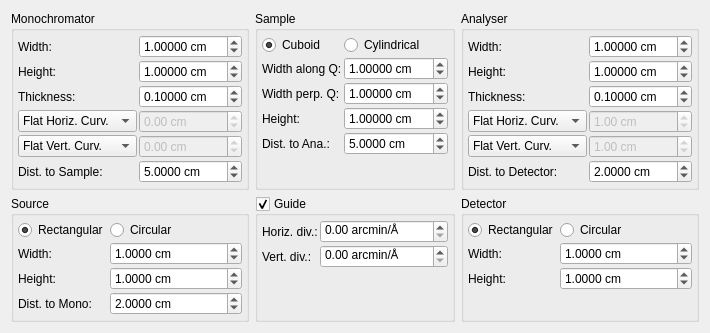
     <widget class="QWidget" name="tabPop">
      <attribute name="title">
       <string>TAS Geometry</string>
      </attribute>
      <layout class="QGridLayout" name="gridLayout_3">
       <item row="0" column="3">
        <widget class="QGroupBox" name="groupBox_17">
         <property name="title">
          <string>Analyser</string>
         </property>
         <layout class="QGridLayout" name="gridLayout_11">
          <property name="margin">
           <number>4</number>
          </property>
          <property name="spacing">
           <number>2</number>
          </property>
          <item row="0" column="0">
           <widget class="QLabel" name="label_51">
            <property name="sizePolicy">
             <sizepolicy hsizetype="Fixed" vsizetype="Preferred">
              <horstretch>0</horstretch>
              <verstretch>0</verstretch>
             </sizepolicy>
            </property>
            <property name="text">
             <string>Width:</string>
            </property>
           </widget>
          </item>
          <item row="0" column="1">
           <widget class="QDoubleSpinBox" name="spinAnaW">
            <property name="suffix">
             <string> cm</string>
            </property>
            <property name="decimals">
             <number>5</number>
            </property>
            <property name="maximum">
             <double>999.000000000000000</double>
            </property>
            <property name="singleStep">
             <double>0.010000000000000</double>
            </property>
            <property name="value">
             <double>1.000000000000000</double>
            </property>
           </widget>
          </item>
          <item row="1" column="0">
           <widget class="QLabel" name="label_52">
            <property name="sizePolicy">
             <sizepolicy hsizetype="Fixed" vsizetype="Preferred">
              <horstretch>0</horstretch>
              <verstretch>0</verstretch>
             </sizepolicy>
            </property>
            <property name="text">
             <string>Height:</string>
            </property>
           </widget>
          </item>
          <item row="1" column="1">
           <widget class="QDoubleSpinBox" name="spinAnaH">
            <property name="suffix">
             <string> cm</string>
            </property>
            <property name="decimals">
             <number>5</number>
            </property>
            <property name="maximum">
             <double>999.000000000000000</double>
            </property>
            <property name="singleStep">
             <double>0.010000000000000</double>
            </property>
            <property name="value">
             <double>1.000000000000000</double>
            </property>
           </widget>
          </item>
          <item row="2" column="0">
           <widget class="QLabel" name="label_53">
            <property name="sizePolicy">
             <sizepolicy hsizetype="Fixed" vsizetype="Preferred">
              <horstretch>0</horstretch>
              <verstretch>0</verstretch>
             </sizepolicy>
            </property>
            <property name="text">
             <string>Thickness:</string>
            </property>
           </widget>
          </item>
          <item row="2" column="1">
           <widget class="QDoubleSpinBox" name="spinAnaThick">
            <property name="suffix">
             <string> cm</string>
            </property>
            <property name="decimals">
             <number>5</number>
            </property>
            <property name="maximum">
             <double>999.000000000000000</double>
            </property>
            <property name="singleStep">
             <double>0.010000000000000</double>
            </property>
            <property name="value">
             <double>0.100000000000000</double>
            </property>
           </widget>
          </item>
          <item row="3" column="0">
           <widget class="QComboBox" name="comboAnaHori">
            <property name="sizePolicy">
             <sizepolicy hsizetype="Minimum" vsizetype="Fixed">
              <horstretch>0</horstretch>
              <verstretch>0</verstretch>
             </sizepolicy>
            </property>
            <item>
             <property name="text">
              <string>Flat Horiz. Curv.</string>
             </property>
            </item>
            <item>
             <property name="text">
              <string>Opt. Horiz. Curv.</string>
             </property>
            </item>
            <item>
             <property name="text">
              <string>Horiz. Curv.:</string>
             </property>
            </item>
           </widget>
          </item>
          <item row="3" column="1">
           <widget class="QDoubleSpinBox" name="spinAnaCurvH">
            <property name="enabled">
             <bool>false</bool>
            </property>
            <property name="suffix">
             <string> cm</string>
            </property>
            <property name="minimum">
             <double>-99999.000000000000000</double>
            </property>
            <property name="maximum">
             <double>99999.000000000000000</double>
            </property>
            <property name="singleStep">
             <double>0.010000000000000</double>
            </property>
            <property name="value">
             <double>1.000000000000000</double>
            </property>
           </widget>
          </item>
          <item row="4" column="0">
           <widget class="QComboBox" name="comboAnaVert">
            <property name="sizePolicy">
             <sizepolicy hsizetype="Minimum" vsizetype="Fixed">
              <horstretch>0</horstretch>
              <verstretch>0</verstretch>
             </sizepolicy>
            </property>
            <item>
             <property name="text">
              <string>Flat Vert. Curv.</string>
             </property>
            </item>
            <item>
             <property name="text">
              <string>Opt. Vert. Curv.</string>
             </property>
            </item>
            <item>
             <property name="text">
              <string>Vert. Curv.:</string>
             </property>
            </item>
           </widget>
          </item>
          <item row="4" column="1">
           <widget class="QDoubleSpinBox" name="spinAnaCurvV">
            <property name="enabled">
             <bool>false</bool>
            </property>
            <property name="suffix">
             <string> cm</string>
            </property>
            <property name="minimum">
             <double>-99999.000000000000000</double>
            </property>
            <property name="maximum">
             <double>99999.000000000000000</double>
            </property>
            <property name="singleStep">
             <double>0.010000000000000</double>
            </property>
            <property name="value">
             <double>1.000000000000000</double>
            </property>
           </widget>
          </item>
          <item row="5" column="0">
           <widget class="QLabel" name="label_57">
            <property name="sizePolicy">
             <sizepolicy hsizetype="Fixed" vsizetype="Preferred">
              <horstretch>0</horstretch>
              <verstretch>0</verstretch>
             </sizepolicy>
            </property>
            <property name="text">
             <string>Dist. to Detector:</string>
            </property>
           </widget>
          </item>
          <item row="5" column="1">
           <widget class="QDoubleSpinBox" name="spinDistAnaDet">
            <property name="suffix">
             <string> cm</string>
            </property>
            <property name="decimals">
             <number>4</number>
            </property>
            <property name="maximum">
             <double>9999.000000000000000</double>
            </property>
            <property name="singleStep">
             <double>0.010000000000000</double>
            </property>
            <property name="value">
             <double>2.000000000000000</double>
            </property>
           </widget>
          </item>
         </layout>
        </widget>
       </item>
       <item row="1" column="1">
        <widget class="QGroupBox" name="groupGuide">
         <property name="enabled">
          <bool>true</bool>
         </property>
         <property name="title">
          <string>Guide</string>
         </property>
         <property name="checkable">
          <bool>true</bool>
         </property>
         <property name="checked">
          <bool>true</bool>
         </property>
         <layout class="QFormLayout" name="formLayout_19">
          <property name="fieldGrowthPolicy">
           <enum>QFormLayout::AllNonFixedFieldsGrow</enum>
          </property>
          <property name="horizontalSpacing">
           <number>2</number>
          </property>
          <property name="verticalSpacing">
           <number>2</number>
          </property>
          <property name="margin">
           <number>4</number>
          </property>
          <item row="0" column="0">
           <widget class="QLabel" name="label_41">
            <property name="enabled">
             <bool>true</bool>
            </property>
            <property name="text">
             <string>Horiz. div.:</string>
            </property>
           </widget>
          </item>
          <item row="0" column="1">
           <widget class="QDoubleSpinBox" name="spinGuideDivH">
            <property name="enabled">
             <bool>true</bool>
            </property>
            <property name="suffix">
             <string> arcmin/Å</string>
            </property>
            <property name="maximum">
             <double>99999.000000000000000</double>
            </property>
           </widget>
          </item>
          <item row="1" column="0">
           <widget class="QLabel" name="label_42">
            <property name="enabled">
             <bool>true</bool>
            </property>
            <property name="text">
             <string>Vert. div.:</string>
            </property>
           </widget>
          </item>
          <item row="1" column="1">
           <widget class="QDoubleSpinBox" name="spinGuideDivV">
            <property name="enabled">
             <bool>true</bool>
            </property>
            <property name="suffix">
             <string> arcmin/Å</string>
            </property>
            <property name="maximum">
             <double>99999.000000000000000</double>
            </property>
           </widget>
          </item>
         </layout>
        </widget>
       </item>
       <item row="1" column="3">
        <widget class="QGroupBox" name="groupBox_15">
         <property name="title">
          <string>Detector</string>
         </property>
         <layout class="QFormLayout" name="formLayout_21">
          <property name="fieldGrowthPolicy">
           <enum>QFormLayout::AllNonFixedFieldsGrow</enum>
          </property>
          <property name="horizontalSpacing">
           <number>2</number>
          </property>
          <property name="verticalSpacing">
           <number>2</number>
          </property>
          <property name="margin">
           <number>4</number>
          </property>
          <item row="0" column="0">
           <widget class="QRadioButton" name="radioDetRect">
            <property name="text">
             <string>Rectangular</string>
            </property>
            <property name="checked">
             <bool>true</bool>
            </property>
           </widget>
          </item>
          <item row="1" column="0">
           <widget class="QLabel" name="label_46">
            <property name="text">
             <string>Width:</string>
            </property>
           </widget>
          </item>
          <item row="1" column="1">
           <widget class="QDoubleSpinBox" name="spinDetW">
            <property name="suffix">
             <string> cm</string>
            </property>
            <property name="decimals">
             <number>4</number>
            </property>
            <property name="maximum">
             <double>999.000000000000000</double>
            </property>
            <property name="singleStep">
             <double>0.010000000000000</double>
            </property>
            <property name="value">
             <double>1.000000000000000</double>
            </property>
           </widget>
          </item>
          <item row="2" column="0">
           <widget class="QLabel" name="label_47">
            <property name="text">
             <string>Height:</string>
            </property>
           </widget>
          </item>
          <item row="2" column="1">
           <widget class="QDoubleSpinBox" name="spinDetH">
            <property name="suffix">
             <string> cm</string>
            </property>
            <property name="decimals">
             <number>4</number>
            </property>
            <property name="maximum">
             <double>999.000000000000000</double>
            </property>
            <property name="singleStep">
             <double>0.010000000000000</double>
            </property>
            <property name="value">
             <double>1.000000000000000</double>
            </property>
           </widget>
          </item>
          <item row="0" column="1">
           <widget class="QRadioButton" name="radioDetCirc">
            <property name="text">
             <string>Circular</string>
            </property>
           </widget>
          </item>
         </layout>
        </widget>
       </item>
       <item row="0" column="0">
        <widget class="QGroupBox" name="groupBox_16">
         <property name="title">
          <string>Monochromator</string>
         </property>
         <layout class="QGridLayout" name="gridLayout_10">
          <property name="margin">
           <number>4</number>
          </property>
          <property name="spacing">
           <number>2</number>
          </property>
          <item row="0" column="0">
           <widget class="QLabel" name="label_48">
            <property name="sizePolicy">
             <sizepolicy hsizetype="Fixed" vsizetype="Preferred">
              <horstretch>0</horstretch>
              <verstretch>0</verstretch>
             </sizepolicy>
            </property>
            <property name="text">
             <string>Width:</string>
            </property>
           </widget>
          </item>
          <item row="0" column="1">
           <widget class="QDoubleSpinBox" name="spinMonoW">
            <property name="suffix">
             <string> cm</string>
            </property>
            <property name="decimals">
             <number>5</number>
            </property>
            <property name="maximum">
             <double>999.000000000000000</double>
            </property>
            <property name="singleStep">
             <double>0.010000000000000</double>
            </property>
            <property name="value">
             <double>1.000000000000000</double>
            </property>
           </widget>
          </item>
          <item row="1" column="0">
           <widget class="QLabel" name="label_49">
            <property name="sizePolicy">
             <sizepolicy hsizetype="Fixed" vsizetype="Preferred">
              <horstretch>0</horstretch>
              <verstretch>0</verstretch>
             </sizepolicy>
            </property>
            <property name="text">
             <string>Height:</string>
            </property>
           </widget>
          </item>
          <item row="1" column="1">
           <widget class="QDoubleSpinBox" name="spinMonoH">
            <property name="suffix">
             <string> cm</string>
            </property>
            <property name="decimals">
             <number>5</number>
            </property>
            <property name="maximum">
             <double>999.000000000000000</double>
            </property>
            <property name="singleStep">
             <double>0.010000000000000</double>
            </property>
            <property name="value">
             <double>1.000000000000000</double>
            </property>
           </widget>
          </item>
          <item row="2" column="0">
           <widget class="QLabel" name="label_50">
            <property name="sizePolicy">
             <sizepolicy hsizetype="Fixed" vsizetype="Preferred">
              <horstretch>0</horstretch>
              <verstretch>0</verstretch>
             </sizepolicy>
            </property>
            <property name="text">
             <string>Thickness:</string>
            </property>
           </widget>
          </item>
          <item row="2" column="1">
           <widget class="QDoubleSpinBox" name="spinMonoThick">
            <property name="suffix">
             <string> cm</string>
            </property>
            <property name="decimals">
             <number>5</number>
            </property>
            <property name="maximum">
             <double>999.000000000000000</double>
            </property>
            <property name="singleStep">
             <double>0.010000000000000</double>
            </property>
            <property name="value">
             <double>0.100000000000000</double>
            </property>
           </widget>
          </item>
          <item row="3" column="0">
           <widget class="QComboBox" name="comboMonoHori">
            <property name="sizePolicy">
             <sizepolicy hsizetype="Minimum" vsizetype="Fixed">
              <horstretch>0</horstretch>
              <verstretch>0</verstretch>
             </sizepolicy>
            </property>
            <item>
             <property name="text">
              <string>Flat Horiz. Curv.</string>
             </property>
            </item>
            <item>
             <property name="text">
              <string>Opt. Horiz. Curv.</string>
             </property>
            </item>
            <item>
             <property name="text">
              <string>Horiz. Curv.:</string>
             </property>
            </item>
           </widget>
          </item>
          <item row="3" column="1">
           <widget class="QDoubleSpinBox" name="spinMonoCurvH">
            <property name="enabled">
             <bool>false</bool>
            </property>
            <property name="suffix">
             <string> cm</string>
            </property>
            <property name="minimum">
             <double>-99999.000000000000000</double>
            </property>
            <property name="maximum">
             <double>99999.000000000000000</double>
            </property>
            <property name="singleStep">
             <double>0.010000000000000</double>
            </property>
           </widget>
          </item>
          <item row="4" column="0">
           <widget class="QComboBox" name="comboMonoVert">
            <property name="sizePolicy">
             <sizepolicy hsizetype="Minimum" vsizetype="Fixed">
              <horstretch>0</horstretch>
              <verstretch>0</verstretch>
             </sizepolicy>
            </property>
            <item>
             <property name="text">
              <string>Flat Vert. Curv.</string>
             </property>
            </item>
            <item>
             <property name="text">
              <string>Opt. Vert. Curv.</string>
             </property>
            </item>
            <item>
             <property name="text">
              <string>Vert. Curv.:</string>
             </property>
            </item>
           </widget>
          </item>
          <item row="4" column="1">
           <widget class="QDoubleSpinBox" name="spinMonoCurvV">
            <property name="enabled">
             <bool>false</bool>
            </property>
            <property name="suffix">
             <string> cm</string>
            </property>
            <property name="minimum">
             <double>-99999.000000000000000</double>
            </property>
            <property name="maximum">
             <double>99999.000000000000000</double>
            </property>
            <property name="singleStep">
             <double>0.010000000000000</double>
            </property>
           </widget>
          </item>
          <item row="5" column="0">
           <widget class="QLabel" name="label_55">
            <property name="sizePolicy">
             <sizepolicy hsizetype="Fixed" vsizetype="Preferred">
              <horstretch>0</horstretch>
              <verstretch>0</verstretch>
             </sizepolicy>
            </property>
            <property name="text">
             <string>Dist. to Sample:</string>
            </property>
           </widget>
          </item>
          <item row="5" column="1">
           <widget class="QDoubleSpinBox" name="spinDistMonoSample">
            <property name="suffix">
             <string> cm</string>
            </property>
            <property name="decimals">
             <number>4</number>
            </property>
            <property name="maximum">
             <double>9999.000000000000000</double>
            </property>
            <property name="singleStep">
             <double>0.010000000000000</double>
            </property>
            <property name="value">
             <double>5.000000000000000</double>
            </property>
           </widget>
          </item>
         </layout>
        </widget>
       </item>
       <item row="1" column="0">
        <widget class="QGroupBox" name="groupBox_12">
         <property name="title">
          <string>Source</string>
         </property>
         <layout class="QFormLayout" name="formLayout_18">
          <property name="fieldGrowthPolicy">
           <enum>QFormLayout::AllNonFixedFieldsGrow</enum>
          </property>
          <property name="horizontalSpacing">
           <number>2</number>
          </property>
          <property name="verticalSpacing">
           <number>2</number>
          </property>
          <property name="margin">
           <number>4</number>
          </property>
          <item row="0" column="0">
           <widget class="QRadioButton" name="radioSrcRect">
            <property name="text">
             <string>Rectangular</string>
            </property>
            <property name="checked">
             <bool>true</bool>
            </property>
           </widget>
          </item>
          <item row="1" column="0">
           <widget class="QLabel" name="label_39">
            <property name="text">
             <string>Width:</string>
            </property>
           </widget>
          </item>
          <item row="1" column="1">
           <widget class="QDoubleSpinBox" name="spinSrcW">
            <property name="suffix">
             <string> cm</string>
            </property>
            <property name="decimals">
             <number>4</number>
            </property>
            <property name="maximum">
             <double>999.000000000000000</double>
            </property>
            <property name="singleStep">
             <double>0.010000000000000</double>
            </property>
            <property name="value">
             <double>1.000000000000000</double>
            </property>
           </widget>
          </item>
          <item row="2" column="0">
           <widget class="QLabel" name="label_40">
            <property name="text">
             <string>Height:</string>
            </property>
           </widget>
          </item>
          <item row="2" column="1">
           <widget class="QDoubleSpinBox" name="spinSrcH">
            <property name="suffix">
             <string> cm</string>
            </property>
            <property name="decimals">
             <number>4</number>
            </property>
            <property name="maximum">
             <double>999.000000000000000</double>
            </property>
            <property name="singleStep">
             <double>0.010000000000000</double>
            </property>
            <property name="value">
             <double>1.000000000000000</double>
            </property>
           </widget>
          </item>
          <item row="3" column="0">
           <widget class="QLabel" name="label_54">
            <property name="text">
             <string>Dist. to Mono:</string>
            </property>
           </widget>
          </item>
          <item row="3" column="1">
           <widget class="QDoubleSpinBox" name="spinDistSrcMono">
            <property name="suffix">
             <string> cm</string>
            </property>
            <property name="decimals">
             <number>4</number>
            </property>
            <property name="maximum">
             <double>9999.000000000000000</double>
            </property>
            <property name="singleStep">
             <double>0.010000000000000</double>
            </property>
            <property name="value">
             <double>2.000000000000000</double>
            </property>
           </widget>
          </item>
          <item row="0" column="1">
           <widget class="QRadioButton" name="radioSrcCirc">
            <property name="text">
             <string>Circular</string>
            </property>
           </widget>
          </item>
         </layout>
        </widget>
       </item>
       <item row="0" column="1">
        <widget class="QGroupBox" name="groupBox_14">
         <property name="title">
          <string>Sample</string>
         </property>
         <layout class="QFormLayout" name="formLayout_20">
          <property name="horizontalSpacing">
           <number>2</number>
          </property>
          <property name="verticalSpacing">
           <number>2</number>
          </property>
          <property name="margin">
           <number>4</number>
          </property>
          <item row="0" column="0">
           <widget class="QRadioButton" name="radioSampleCub">
            <property name="text">
             <string>Cuboid</string>
            </property>
            <property name="checked">
             <bool>true</bool>
            </property>
           </widget>
          </item>
          <item row="0" column="1">
           <widget class="QRadioButton" name="radioSampleCyl">
            <property name="text">
             <string>Cylindrical</string>
            </property>
           </widget>
          </item>
          <item row="1" column="0">
           <widget class="QLabel" name="label_43">
            <property name="text">
             <string>Width along Q:</string>
            </property>
           </widget>
          </item>
          <item row="1" column="1">
           <widget class="QDoubleSpinBox" name="spinSampleW_Q">
            <property name="suffix">
             <string> cm</string>
            </property>
            <property name="decimals">
             <number>5</number>
            </property>
            <property name="maximum">
             <double>999.000000000000000</double>
            </property>
            <property name="singleStep">
             <double>0.010000000000000</double>
            </property>
            <property name="value">
             <double>1.000000000000000</double>
            </property>
           </widget>
          </item>
          <item row="2" column="0">
           <widget class="QLabel" name="label_44">
            <property name="text">
             <string>Width perp. Q:</string>
            </property>
           </widget>
          </item>
          <item row="2" column="1">
           <widget class="QDoubleSpinBox" name="spinSampleW_perpQ">
            <property name="suffix">
             <string> cm</string>
            </property>
            <property name="decimals">
             <number>5</number>
            </property>
            <property name="maximum">
             <double>999.000000000000000</double>
            </property>
            <property name="singleStep">
             <double>0.010000000000000</double>
            </property>
            <property name="value">
             <double>1.000000000000000</double>
            </property>
           </widget>
          </item>
          <item row="3" column="0">
           <widget class="QLabel" name="label_45">
            <property name="text">
             <string>Height:</string>
            </property>
           </widget>
          </item>
          <item row="3" column="1">
           <widget class="QDoubleSpinBox" name="spinSampleH">
            <property name="suffix">
             <string> cm</string>
            </property>
            <property name="decimals">
             <number>5</number>
            </property>
            <property name="maximum">
             <double>999.000000000000000</double>
            </property>
            <property name="singleStep">
             <double>0.010000000000000</double>
            </property>
            <property name="value">
             <double>1.000000000000000</double>
            </property>
           </widget>
          </item>
          <item row="4" column="0">
           <widget class="QLabel" name="label_56">
            <property name="text">
             <string>Dist. to Ana.:</string>
            </property>
           </widget>
          </item>
          <item row="4" column="1">
           <widget class="QDoubleSpinBox" name="spinDistSampleAna">
            <property name="suffix">
             <string> cm</string>
            </property>
            <property name="decimals">
             <number>4</number>
            </property>
            <property name="maximum">
             <double>9999.000000000000000</double>
            </property>
            <property name="singleStep">
             <double>0.010000000000000</double>
            </property>
            <property name="value">
             <double>5.000000000000000</double>
            </property>
           </widget>
          </item>
         </layout>
        </widget>
       </item>
      </layout>
     </widget>
